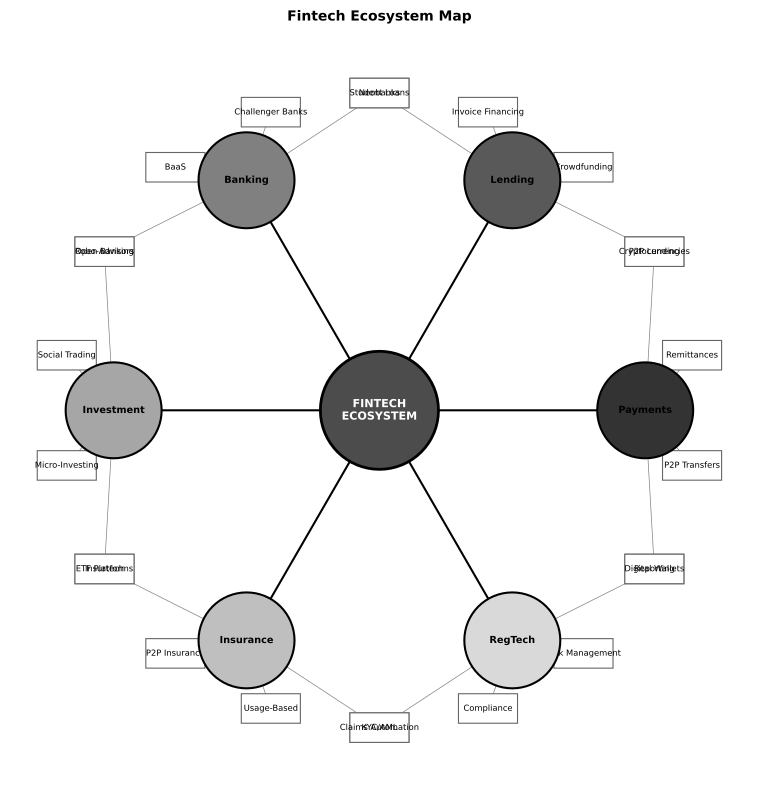

Generate this figure with Python:
"""
Fintech Ecosystem Map
Visualizes the major categories and subcategories of fintech services
"""

import matplotlib.pyplot as plt
import matplotlib.patches as mpatches
from pathlib import Path
import numpy as np

# Chart metadata for QuantLet branding
CHART_METADATA = {
    'title': 'Fintech Ecosystem Map',
    'url': 'https://github.com/Digital-AI-Finance/BSc-DigitalFinance/tree/main/charts/module_01_fintech/fintech_ecosystem'
}

def create_fintech_ecosystem_map():
    """Create a visual map of fintech categories"""

    fig, ax = plt.subplots(figsize=(10, 8))

    # Define fintech categories with subcategories
    categories = {
        'Payments': ['Digital Wallets', 'P2P Transfers', 'Remittances', 'Cryptocurrencies'],
        'Lending': ['P2P Lending', 'Crowdfunding', 'Invoice Financing', 'Student Loans'],
        'Banking': ['Neobanks', 'Challenger Banks', 'BaaS', 'Open Banking'],
        'Investment': ['Robo-Advisors', 'Social Trading', 'Micro-Investing', 'ETF Platforms'],
        'Insurance': ['Insurtech', 'P2P Insurance', 'Usage-Based', 'Claims Automation'],
        'RegTech': ['KYC/AML', 'Compliance', 'Risk Management', 'Reporting']
    }

    # Layout parameters
    n_categories = len(categories)
    angles = np.linspace(0, 2*np.pi, n_categories, endpoint=False)

    # Position for central hub
    center_x, center_y = 0.5, 0.5
    hub_radius = 0.08
    spoke_length = 0.28

    # Colors (grayscale-friendly)
    colors = ['0.2', '0.35', '0.5', '0.65', '0.75', '0.85']

    # Draw central hub
    central_circle = mpatches.Circle((center_x, center_y), hub_radius,
                                     facecolor='0.3', edgecolor='black',
                                     linewidth=2, zorder=10)
    ax.add_patch(central_circle)
    ax.text(center_x, center_y, 'FINTECH\nECOSYSTEM',
            ha='center', va='center', fontsize=8, fontweight='bold',
            color='white', zorder=11)

    # Draw categories as nodes around the center
    for idx, (category, subcats) in enumerate(categories.items()):
        angle = angles[idx]

        # Calculate position
        node_x = center_x + (hub_radius + spoke_length) * np.cos(angle)
        node_y = center_y + (hub_radius + spoke_length) * np.sin(angle)

        # Draw spoke line
        spoke_start_x = center_x + hub_radius * np.cos(angle)
        spoke_start_y = center_y + hub_radius * np.sin(angle)
        ax.plot([spoke_start_x, node_x], [spoke_start_y, node_y],
                'k-', linewidth=1.5, zorder=1)

        # Draw category node
        node_radius = 0.065
        category_circle = mpatches.Circle((node_x, node_y), node_radius,
                                         facecolor=colors[idx],
                                         edgecolor='black', linewidth=1.5, zorder=5)
        ax.add_patch(category_circle)
        ax.text(node_x, node_y, category, ha='center', va='center',
                fontsize=7, fontweight='bold', zorder=6)

        # Draw subcategories
        n_subcats = len(subcats)
        subcat_angles = np.linspace(angle - np.pi/6, angle + np.pi/6, n_subcats)

        for sub_idx, (subcat, sub_angle) in enumerate(zip(subcats, subcat_angles)):
            # Position subcategory further out
            subcat_dist = spoke_length + 0.15
            subcat_x = center_x + subcat_dist * np.cos(sub_angle)
            subcat_y = center_y + subcat_dist * np.sin(sub_angle)

            # Draw connecting line
            ax.plot([node_x, subcat_x], [node_y, subcat_y],
                    'k-', linewidth=0.5, alpha=0.5, zorder=1)

            # Draw subcategory box
            box_width = 0.08
            box_height = 0.04
            rect = mpatches.Rectangle((subcat_x - box_width/2, subcat_y - box_height/2),
                                     box_width, box_height,
                                     facecolor='white', edgecolor='0.4',
                                     linewidth=0.8, zorder=3)
            ax.add_patch(rect)
            ax.text(subcat_x, subcat_y, subcat, ha='center', va='center',
                    fontsize=6, zorder=4)

    # Set axis properties
    ax.set_xlim(0, 1)
    ax.set_ylim(0, 1)
    ax.set_aspect('equal')
    ax.axis('off')

    plt.title('Fintech Ecosystem Map', fontsize=10, fontweight='bold', pad=15)

    plt.tight_layout()

    # Save output
    output_path = Path(__file__).parent / 'fintech_ecosystem_map.pdf'
    plt.savefig(output_path, dpi=300, bbox_inches='tight', format='pdf')
    print(f"Chart saved to: {output_path}")

    plt.close()

if __name__ == '__main__':
    create_fintech_ecosystem_map()
